Frame 1 (no input): blank canvas, image omitted
Frame 60 (no input): blank canvas, image omitted
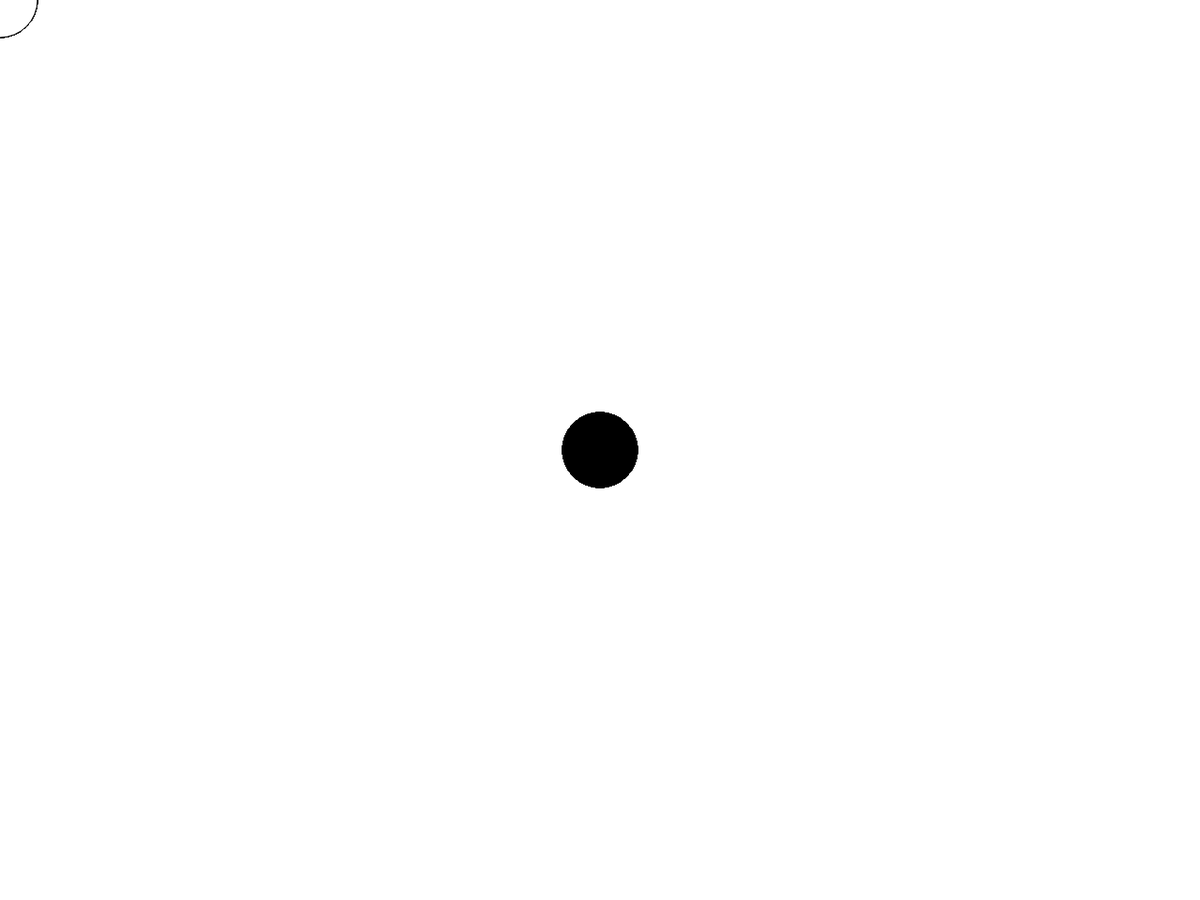
Frame 120 (the mouse pressed at the canvas centre since frame 60)

The p5.js sketch whose frames 1 and 60 were blank and that drew this single picture after the mouse press (run headless with seeded random() and noise() and a simulated clock; from frame 60 on, the mouse is pressed at the canvas centre):

// p5.js sketch
// ── sketch.js
function setup() {
	createCanvas(1280, 960);
}

function draw() {
	if(mouseIsPressed) {
		fill(0);
	}else {
		fill(255);
	}

	ellipse(mouseX, mouseY, 80, 80);

}
